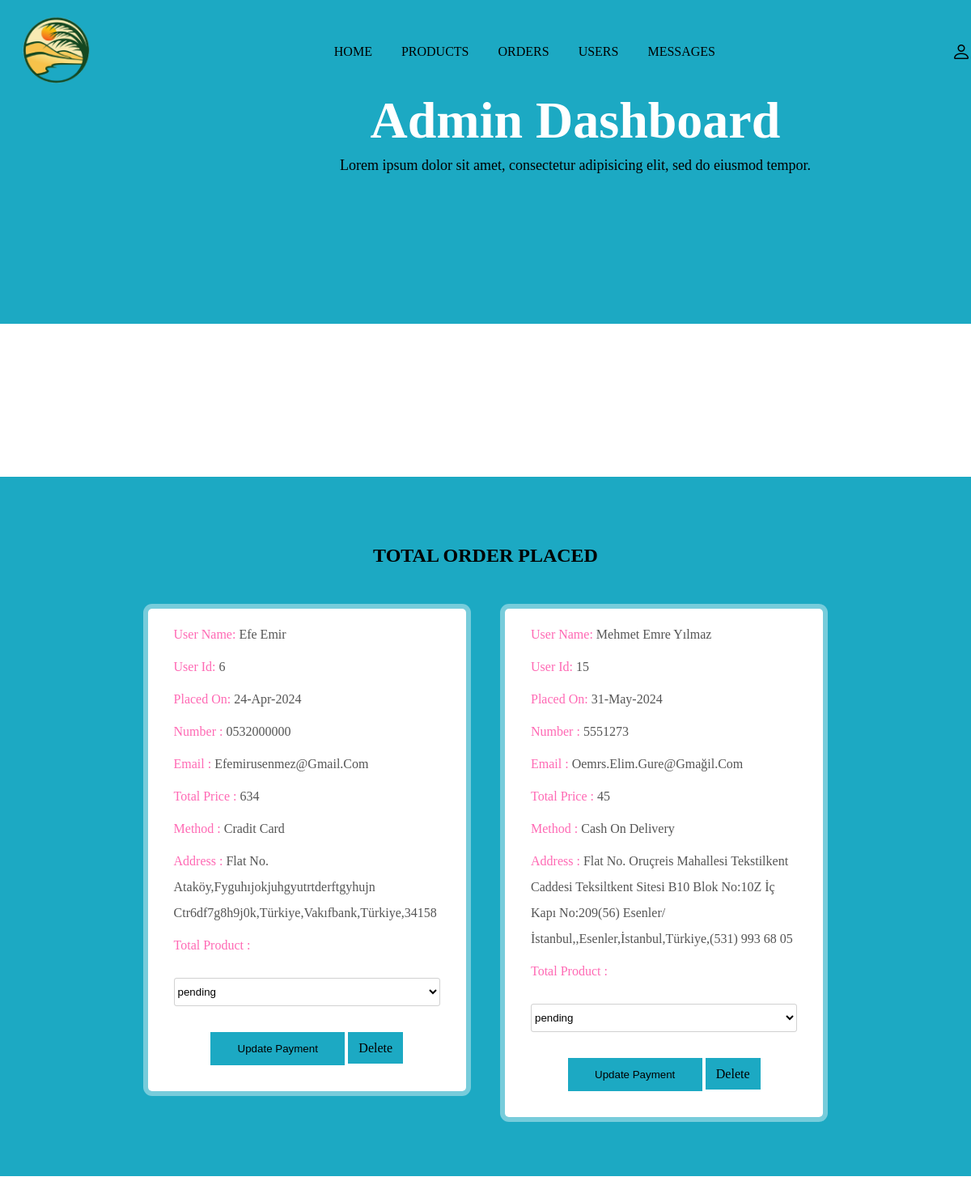
The page /admin_order.php (signed in) on the database its author committed.
### tables this page shows
CREATE TABLE `orders` (
  `id` int(255) NOT NULL,
  `user_id` int(255) NOT NULL,
  `name` varchar(255) NOT NULL,
  `number` varchar(255) NOT NULL,
  `email` varchar(255) NOT NULL,
  `method` varchar(255) NOT NULL,
  `address` varchar(255) NOT NULL,
  `total_products` varchar(255) NOT NULL,
  `total_price` varchar(255) NOT NULL,
  `placed_on` varchar(255) NOT NULL,
  `payment_status` varchar(255) NOT NULL DEFAULT 'pending'
);

### admin_order.php (the view, shortened to what this page needs)
<?php
	include 'connection.php';
?>
<!DOCTYPE html>
<html lang="en">
<head>
	<link rel="stylesheet" href="https://cdn.jsdelivr.net/npm/bootstrap-icons@1.9.1/font/bootstrap-icons.css">
</head>
<body>
	<?php include 'admin_header.php'; ?>
	<div class="line4"></div>
	<section class="order-container">
		<h1 class="title">total order placed</h1>
		<div class="box-container">
			<?php
				$select_orders = mysqli_query($conn,"SELECT * FROM `orders`") or die('query failed');
				if (mysqli_num_rows($select_orders)>0) {
					while($fetch_orders = mysqli_fetch_assoc($select_orders)){
			?>
			<div class="box">
				<p>user name: <span><?php echo $fetch_orders['name']; ?></span></p>
				<p>user id: <span><?php echo $fetch_orders['user_id']; ?></span></p>
				<p>placed on: <span><?php echo $fetch_orders['placed_on']; ?></span></p>
				<p>number : <span><?php echo $fetch_orders['number']; ?></span></p>
				<p>email : <span><?php echo $fetch_orders['email']; ?></span></p>
				<p>total price : <span><?php echo $fetch_orders['total_price']; ?></span></p>
				<p>method : <span><?php echo $fetch_orders['method']; ?></span></p>
				<p>address : <span><?php echo $fetch_orders['address']; ?></span></p>
				<p>total product : <span><?php echo $fetch_orders['total_products']; ?></span></p>
				<form method="post">
					<select name="update_payment">
						<option disabled selected><?php echo $fetch_orders['payment_status']; ?></option>
					</select>
					<input type="submit" name="update_order" value="update payment" class="btn">
					<a href="admin_order.php?delete=<?php echo $fetch_orders['id']; ?>;" onclick="return confirm('delete this message');" class="delete">delete</a>
				</form>
			</div>
			<?php
					}
				}else{
						echo '
							<div class="empty">
								<p>no order placed yet!</p>
							</div>
						';
				}
			?>
		</div>
	</section>
	<div class="line"></div>
</body>
</html>

### rows shown on the page
orders: name "Efe Emir", user "6", placed_on "24-Apr-2024", number "0532000000", email "Efemirusenmez@gmail.com", total_price "634", method "Cradit Card", address "Flat No. Ataköy,fyguhıjokjuhgyutrtderftgyhujn Ctr6df7g8h9j0k,türkiye,Vakıfbank,Türkiye,34158", update_payment "pending"
orders: name "Mehmet Emre Yılmaz", user "15", placed_on "31-May-2024", number "5551273", email "Oemrs.elim.gure@gmağil.com", total_price "45", method "Cash On Delivery", address "Flat No. Oruçreis Mahallesi Tekstilkent Caddesi Teksiltkent Sitesi B10 Blok No:10Z İç Kapı No:209(56) Esenler/İstanbul,,Esenler,İstanbul,Türkiye,(531) 993 68 05", update_payment "pending"
